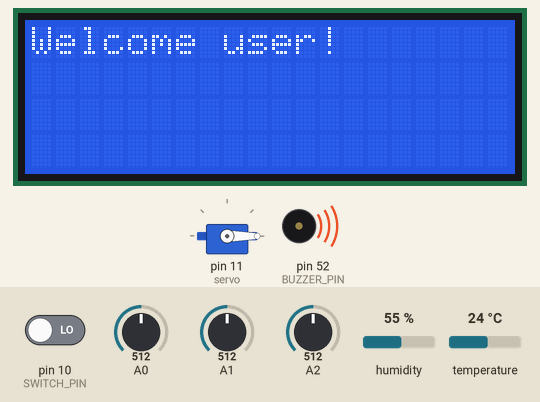
Recording of a sketch running on a simulated Arduino Mega 2560, built with avr-gcc and run on an emulated ATmega2560. Shown: servo, 20×4 character LCD, buzzer (waves = sounding, pin HIGH). Wiring (from diagram.json): DHT22 sensor: data pin 19; PCF8574 port expander at I2C address 0x27; 4×4 keypad with keys 1 2 3 A 4 5 6 B 7 8 9 C * 0 # D: rows pin 2, pin 3, pin 4, pin 5; columns pin 6, pin 7, pin 8, pin 9. Inputs (shaded band) come from the test bench; at power-on: temperature 24 °C, A1 = 512, A2 = 512, pin 10 (SWITCH_PIN) LOW, A0 = 512, humidity 55 %. Servo pulses on a pin are drawn as a servo (544–2400 µs = 0–180°); pins used as bus, display or sensor lines are not drawn.

Above: at 0.8 s.
0.9 s: temperature set to 22.2 °C
2.8 s: temperature set to 20.9 °C
At 4.1 s:
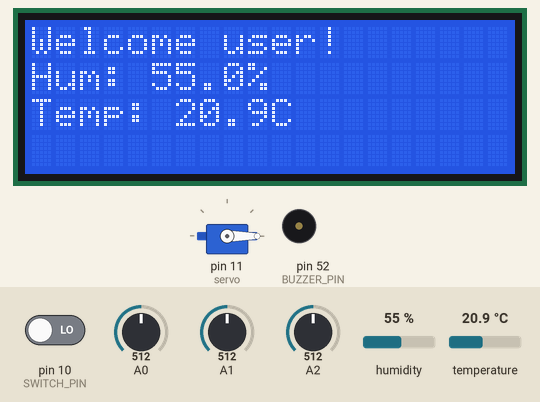
5.1 s: temperature set to 0 °C
At 6.4 s:
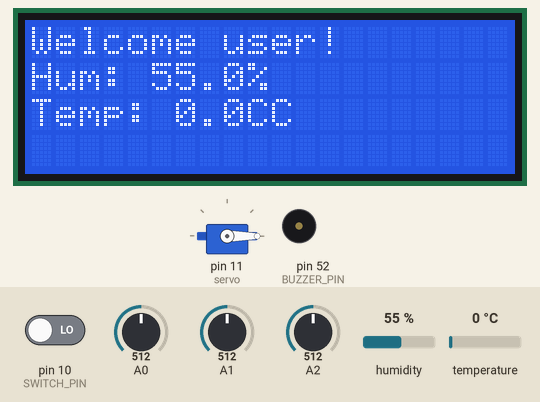
6.7 s: A1 set to 524
At 7.5 s:
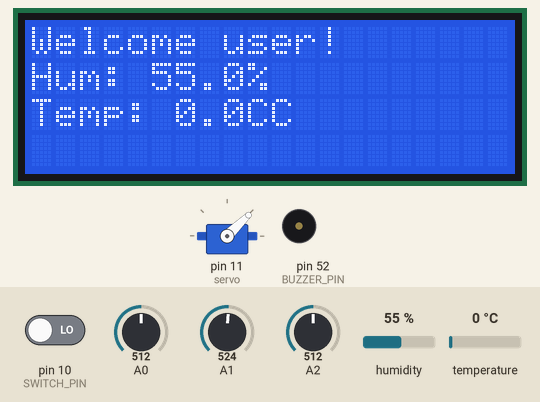
8.4 s: A2 set to 535
At 8.8 s:
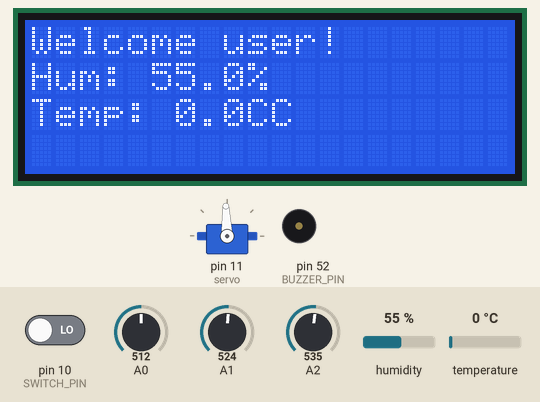
10.0 s: temperature set to 12 °C
At 10.8 s:
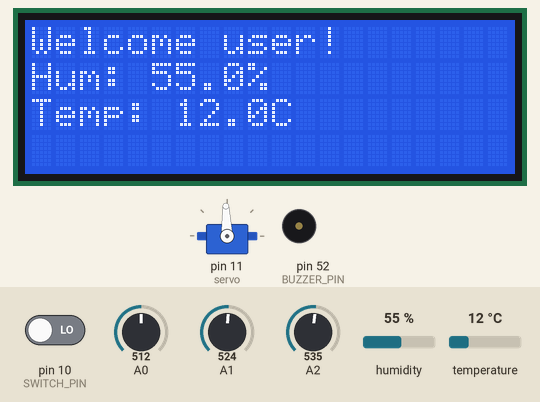
Timing chart, 0 to 12.5 s (numbered marks = the images above; inputs shaded):
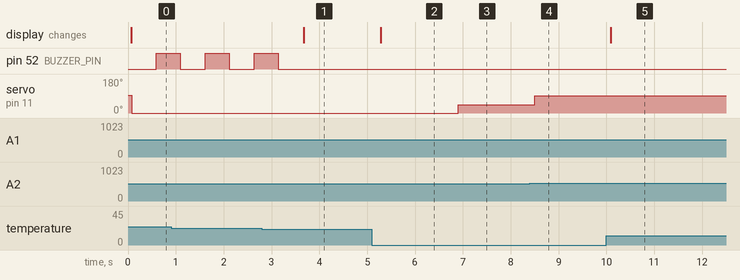

The sketch:

sketch.ino
```cpp
#include <avr/io.h>
#include <util/delay.h>
#include <avr/interrupt.h>
#include <stdio.h>

#define F_CPU 16000000UL

// LCD Prototypes
#define LCD_I2C_ADDR 0x27
#define LCD_BACKLIGHT   0x08// Definitions for LCD control bits
#define LCD_NOBACKLIGHT 0x00
#define En 0b00000100  // Enable bit
#define Rw 0b00000010  // Read/Write bit
#define Rs 0b00000001  // Register select bit
void i2c_init(void);
void i2c_start(uint8_t address);
void i2c_write(uint8_t data);
void i2c_stop(void);
void lcd_init(uint8_t lcd_addr);
void lcd_set_cursor(uint8_t row, uint8_t col);
void lcd_print(const char* str);
static void lcd_send_command(uint8_t command);
static void lcd_send_data(uint8_t data);
static void lcd_write(uint8_t data, uint8_t mode);

// Buzzer Prototypes
#define BUZZER_PIN PB1
#define BUZZER_PORT PORTB
#define BUZZER_DDR DDRB
void buzzer_init(void);
void buzzer_on(void);
void buzzer_off(void);


// ADC Prototypes
void adc_init(void);
uint16_t adc_read(uint8_t channel);

// Servo Prototypes
void servo_init(void);
void servo_set_position(int position);

// DHT22 Prototypes
#define DHT22_PIN PD2
void dht22_request();
uint8_t dht22_response();
uint8_t dht22_receive_data();

// Keypad Prototypes
void keypad_init();
char keypad_getkey();
// Define the keypad pins
#define ROW1 PE4 // Digital pin 2
#define ROW2 PE5 // Digital pin 3
#define ROW3 PG5 // Digital pin 4
#define ROW4 PE3 // Digital pin 5
#define COL1 PH3 // Digital pin 6
#define COL2 PH4 // Digital pin 7
#define COL3 PH5 // Digital pin 8
#define COL4 PH6 // Digital pin 9

// For test, UART Prototypes
void uart_init();
void uart_transmit(unsigned char data);

// Switch Prototypes
#define SWITCH_PIN PB4 // Digital pin 10


int main(void) {

    // Initialize peripherals
    char lcd_buffer[32];
    uint16_t max_brightness = 0;
    uint8_t max_sensor = 0;
    char key;

    // Init funcitons
    servo_init();
    adc_init();
    i2c_init();
    lcd_init(LCD_I2C_ADDR);
    buzzer_init();
    keypad_init();

    // Welcoming the user!
    lcd_set_cursor(0, 0);
    lcd_print("Welcome user!");

    // Loop
    while (1) {
      key = keypad_getkey(); // Get the key from getKey function
      if (PINB & (1 << SWITCH_PIN)) { // Switch is high (right position) which means MANUAL MODE ON
            uart_transmit('R'); // Test switch is in the right position
            if (key != '\0') {
                switch (key) { // Set the panel in position that user decided
                    case '4':
                        servo_set_position(0);
                        _delay_ms(500);
                        break;
                    case '2':
                        servo_set_position(90);
                        _delay_ms(500);
                        break;
                    case '6':
                        servo_set_position(180);
                        _delay_ms(500);
                        break;
                    default:
                        break;
                }
            }
        } else {// Switch is low (left position) which means AUTOMATIC MODE ON
          uart_transmit('L'); // Test switch is in the left position
          uint16_t brightness[3];
          brightness[0] = adc_read(0); // Read from A0
          brightness[1] = adc_read(1); // Read from A1
          brightness[2] = adc_read(2); // Read from A2

          max_brightness = brightness[0];
          max_sensor = 0;

          for (uint8_t i = 1; i < 3; i++) { // Find the max brightness so panel can turn
            if (brightness[i] > max_brightness) {
                max_brightness = brightness[i];
                max_sensor = i;
            }
          }

        servo_set_position(max_sensor * 90);  // Position servo based on brightest sensor
        }
        _delay_ms(500);

    char buffer[80]; // Keep the datas that comes from DHT
    uint8_t humidity_high, humidity_low, temp_high, temp_low, checksum;
    dht22_request(); // Send request to the sensor

    if (dht22_response()) {  // If sensor responds that means we have data
        // Data:
        humidity_high = dht22_receive_data();
        humidity_low = dht22_receive_data();
        temp_high = dht22_receive_data();
        temp_low = dht22_receive_data();
        checksum = dht22_receive_data();

        // Calculating humidity and temperature
        int humidity = (humidity_high << 8) | humidity_low;
        int temperature = (temp_high << 8) | temp_low;

        // Checksum control
        if ((humidity_high + humidity_low + temp_high + temp_low) < checksum + 100) {
            // Write data information to LCD
            lcd_set_cursor(1, 0);
            snprintf(lcd_buffer, sizeof(lcd_buffer), "Hum: %d.%d%%", humidity / 10, humidity % 10);
            lcd_print(lcd_buffer);
            lcd_set_cursor(2, 0);
            snprintf(lcd_buffer, sizeof(lcd_buffer), "Temp: %d.%dC", temperature / 10, temperature % 10);
            lcd_print(lcd_buffer);
        } else {
            //Checksum error, buzzer is on
            buzzer_on();
            _delay_ms(500);
            buzzer_off();
        }
    } else {
        //DHT22 not responding
        _delay_ms(500);
    }
  }
    return 0;
}

// Servo initialization and control functions
void servo_init(void) {
    DDRB |= (1 << PB5);  // Set PB5 (pin 11 on Arduino Mega) as output
    TCCR1A |= (1 << WGM11) | (1 << COM1A1);
    TCCR1B |= (1 << WGM12) | (1 << WGM13) | (1 << CS11);
    ICR1 = 39999;  // Set TOP value for 20ms period
    OCR1A = 3000;  // Initial pulse width for 90 degrees
}

void servo_set_position(int position) {
    uint16_t pulse_width = (position * 11) + 1000; // Calcutae the pulse width with the position that given
    OCR1A = pulse_width;
}

// ADC - Photosensors initialization and control functions
// I2C and LCD initialization and control functions
void adc_init(void) {
    ADMUX = (1 << REFS0); // AVcc with external capacitor at AREF pin
    ADCSRA = (1 << ADEN) | (1 << ADPS2) | (1 << ADPS1) | (1 << ADPS0); // Enable ADC and set prescaler to 128
}

uint16_t adc_read(uint8_t channel) {
    ADMUX = (ADMUX & 0xF8) | (channel & 0x07); // Select ADC channel with safety mask
    ADCSRA |= (1 << ADSC); // Start single conversion
    while (ADCSRA & (1 << ADSC)); // Wait for conversion to complete
    return ADC;
}

// I2C and LCD initialization and control functions
void i2c_init(void) {
    TWSR = 0x00;  // Set bit rate
    TWBR = 0x47;  // Set bit rate
    TWCR = (1 << TWEN);  // Enable TWI
}

void i2c_start(uint8_t address) {
    TWCR = (1 << TWSTA) | (1 << TWEN) | (1 << TWINT);  // Send START condition
    while (!(TWCR & (1 << TWINT)));  // Wait for TWINT flag set

    TWDR = address;  // Load slave address
    TWCR = (1 << TWEN) | (1 << TWINT);  // Start transmission
    while (!(TWCR & (1 << TWINT)));  // Wait for TWINT flag set
}

void i2c_write(uint8_t data) {
    TWDR = data;  // Load data to TWDR register
    TWCR = (1 << TWEN) | (1 << TWINT);  // Start transmission
    while (!(TWCR & (1 << TWINT)));  // Wait for TWINT flag set
}

void i2c_stop(void) {
    TWCR = (1 << TWSTO) | (1 << TWEN) | (1 << TWINT);  // Send STOP condition
    while (TWCR & (1 << TWSTO));  // Wait until STOP condition is executed
}

// LCD functions
void lcd_init(uint8_t lcd_addr) {
    _delay_ms(50);
    lcd_send_command(0x33);  // Initialize LCD in 4-bit mode
    lcd_send_command(0x32);  // Set to 4-bit mode
    lcd_send_command(0x06);  // Cursor move direction
    lcd_send_command(0x0C);  // Turn cursor off
    lcd_send_command(0x28);  // 2 line display (this setting works for 4 lines too)
    lcd_send_command(0x01);  // Clear display
    _delay_ms(5);
}

void lcd_set_cursor(uint8_t row, uint8_t col) {
    uint8_t row_offsets[] = {0x00, 0x40, 0x14, 0x54};// assign addresses are specific to the internal memory of the LCD
    lcd_send_command(0x80 | (col + row_offsets[row]));// (col + row_offsets[row]) calculates the cursor memory address
}

void lcd_print(const char* str) {
    while (*str) {
        lcd_send_data(*str++);
    }
}

static void lcd_send_command(uint8_t command) {
    lcd_write(command, 0);
}

static void lcd_send_data(uint8_t data) {
    lcd_write(data, Rs);
}

static void lcd_write(uint8_t data, uint8_t mode) {
    uint8_t high_nibble = data & 0xF0;
    uint8_t low_nibble = (data << 4) & 0xF0;

    i2c_start(LCD_I2C_ADDR << 1);
    i2c_write(high_nibble | mode | LCD_BACKLIGHT | En);
    i2c_write(high_nibble | mode | LCD_BACKLIGHT);
    i2c_write(low_nibble | mode | LCD_BACKLIGHT | En);
    i2c_write(low_nibble | mode | LCD_BACKLIGHT);
    i2c_stop();
}

// DHT22 initialization and control functions
void dht22_request() {
    DDRD |= (1 << DHT22_PIN); // output mode
    PORTD &= ~(1 << DHT22_PIN); // send low signal
    _delay_ms(20); // wait for 20ms
    PORTD |= (1 << DHT22_PIN); // sen high signal
    _delay_us(40);
    DDRD &= ~(1 << DHT22_PIN); // input mode
}

uint8_t dht22_response() {
    uint8_t response = 0;
    DDRD &= ~(1 << DHT22_PIN); // input mode
    _delay_us(40);

    if (!(PIND & (1 << DHT22_PIN))) {
        _delay_us(80);
        if ((PIND & (1 << DHT22_PIN))) {
            response = 1;
        }
        _delay_us(80);
    }
    return response;
}

uint8_t dht22_receive_data() {
    uint8_t data = 0;
    for (int i = 0; i < 8; i++) {
        while(!(PIND & (1 << DHT22_PIN))); // wait high level
        _delay_us(30);
        if(PIND & (1 << DHT22_PIN)) {
            data = (data << 1) | 1; // read 1
        } else {
            data = (data << 1); // read 0
        }
        while(PIND & (1 << DHT22_PIN)); // wait high level
    }
    return data;
}

// Buzzer initialization and control functions
void buzzer_init(void) {
    BUZZER_DDR |= (1 << BUZZER_PIN); // Set buzzer pin as output
}

void buzzer_on(void) {
    BUZZER_PORT |= (1 << BUZZER_PIN); // Turn buzzer on
}

void buzzer_off(void) {
    BUZZER_PORT &= ~(1 << BUZZER_PIN); // Turn buzzer off
}

// Keypad initialization and control functions
void keypad_init() {
    DDRE |= (1<<ROW1) | (1<<ROW2) | (1<<ROW4);// Set rows as output
    DDRG |= (1<<ROW3);

    DDRH &= ~((1<<COL1) | (1<<COL2) | (1<<COL3) | (1<<COL4));// Set columns as input with pull-up resistors
    PORTH |= (1<<COL1) | (1<<COL2) | (1<<COL3) | (1<<COL4);

    DDRB &= ~(1<<SWITCH_PIN);// Set switch pin as input with pull-up resistor
    PORTB |= (1<<SWITCH_PIN); // Enable pull-up resistor
}

char keypad_getkey() {
    const char keymap[4][4] = {// Keymap
        {'1', '2', '3', 'A'},
        {'4', '5', '6', 'B'},
        {'7', '8', '9', 'C'},
        {'*', '0', '#', 'D'}
    };

    for (uint8_t row = 0; row < 4; row++) {// Loop through rows
        PORTE |= (1 << ROW1) | (1 << ROW2) | (1 << ROW4);// Set all rows to high
        PORTG |= (1 << ROW3);

        switch (row) {// Set current row to low
            case 0: PORTE &= ~(1 << ROW1); break;
            case 1: PORTE &= ~(1 << ROW2); break;
            case 2: PORTG &= ~(1 << ROW3); break;
            case 3: PORTE &= ~(1 << ROW4); break;
        }

        if (!(PINH & (1<<COL1))) return keymap[row][0];// Check columns
        if (!(PINH & (1<<COL2))) return keymap[row][1];
        if (!(PINH & (1<<COL3))) return keymap[row][2];
        if (!(PINH & (1<<COL4))) return keymap[row][3];
    }
    return 0;
}

// UART initialization and control functions for test
void uart_init() {
    UBRR0H = 0;
    UBRR0L = 103; // 9600 baud rate with F_CPU 16MHz
    UCSR0B = (1 << TXEN0); // Enable transmitter
    UCSR0C = (1 << UCSZ01) | (1 << UCSZ00); // 8 data bits, 1 stop bit
}

void uart_transmit(unsigned char data) {
    while (!(UCSR0A & (1 << UDRE0)));
    UDR0 = data;
}
```

Measured:
- the behaviour switches between 21.6 and 21.5 °C on temperature (found by bisection; images 0 and 1)
- the behaviour switches between 512 and 513 on A1 (found by bisection; images 2 and 3)
- the behaviour switches between 524 and 525 on A2 (found by bisection; images 3 and 4)
- after the input at 2.8 s, pin 52 (BUZZER_PIN): goes on until 3.1 s, then stays LOW; the display: changes after 0.87 s (image 1)
- after the input at 5.1 s, the display: changes after 0.18 s (image 2)
- after the input at 6.7 s, servo on pin 11 (servo): 0° → 44° after 0.20 s
- after the input at 8.4 s, servo on pin 11 (servo): 44° → 92° after 0.10 s
- after the input at 10.0 s, the display: changes after 0.09 s (image 5)
